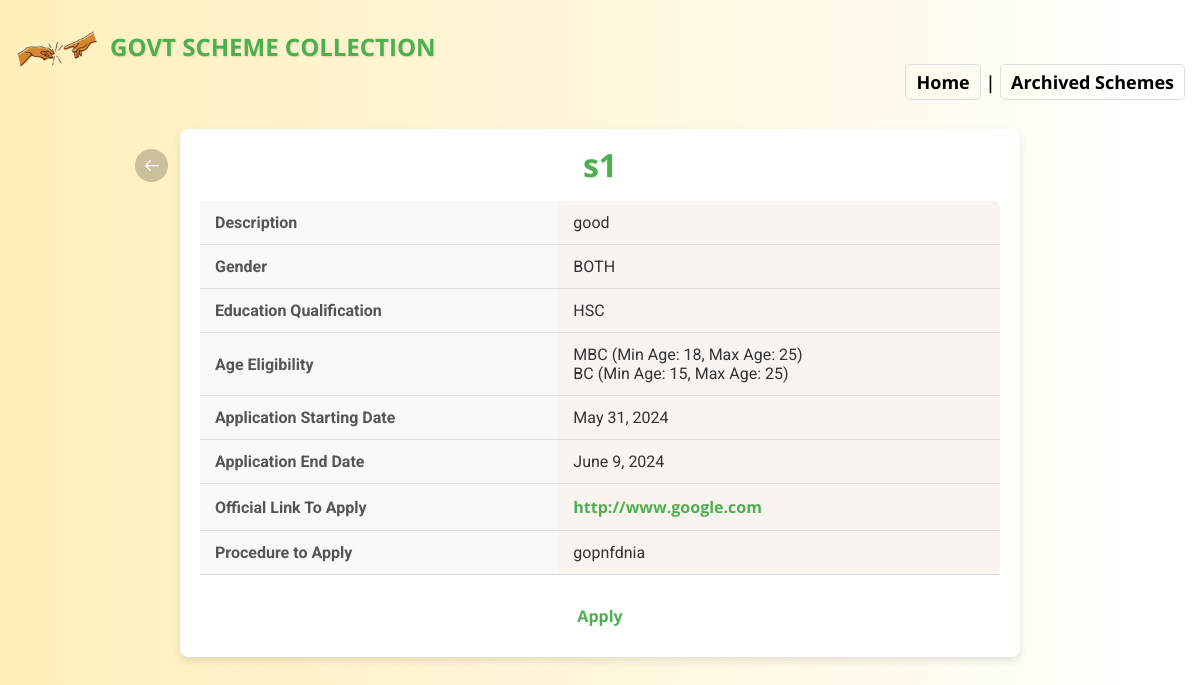
The app's page /scheme/1/ with its own data.
### myapp/models.py (models this page shows, shortened)
class Scheme(models.Model):
    BOTH = 'BOTH'
    FEMALE = 'FEMALE'
    MALE = 'MALE'
    GENDER_CHOICES = [
        (BOTH, 'BOTH'),
        (FEMALE, 'FEMALE'),
        (MALE, 'MALE'),
    ]
    name = models.CharField(max_length=255)
    description = models.TextField()
    gender = models.CharField(
        max_length=20,
        choices=GENDER_CHOICES,
    )
    start_date = models.DateField()
    end_date = models.DateField()
    link = models.URLField()
    procedure_to_apply = models.TextField()
    edu_eligibility = models.ForeignKey(EduEligibility, on_delete=models.CASCADE)
    views = models.PositiveIntegerField(default=0)

class EduEligibility(models.Model):
    SSLC = 'SSLC'
    HSC = 'HSC'
    DIPLOMA = 'DIPLOMA'
    PROFESSIONAL = 'PROFESSIONAL'
    ARTS = 'ARTS'
    PG = 'P.G'
    PHD = 'PH.D'
    EDUCATION_CHOICES = [
        (SSLC, 'SSLC'),
        (HSC, 'HSC'),
        (DIPLOMA, 'Diploma'),
        (PROFESSIONAL, 'Professional'),
        (ARTS, 'ARTS'),
        (PG, 'P.G'),
        (PHD, 'Ph.D'),
    ]
    choice = models.CharField(
        max_length=20,
        choices=EDUCATION_CHOICES,
    )
    def __str__(self):
        return self.choice

class SchemeCasteMapping(models.Model):
    scheme = models.ForeignKey(Scheme, on_delete=models.CASCADE)
    caste = models.ForeignKey(CasteEligibility, on_delete=models.CASCADE)
    min_age = models.IntegerField()
    max_age = models.IntegerField()
    class Meta:
        unique_together = ('scheme', 'caste')

class CasteEligibility(models.Model):
    ALL='ALL_CASTE'
    MBC = 'MBC'
    BC = 'BC'
    OC = 'OC'
    SC = 'SC'
    ST = 'ST'
    CASTE_CHOICES = [
        (ALL,'ALL_CASTE'),
        (MBC, 'MBC'),
        (BC, 'BC'),
        (OC, 'OC'),
        (SC, 'SC'),
        (ST, 'ST'),
    ]
    choice = models.CharField(
        max_length=20,
        choices=CASTE_CHOICES,
        unique=True
    )
    def __str__(self):
        return self.choice

### myapp/views.py (the view)
# urls.py: path('scheme/<int:scheme_id>/', views.scheme_details, name='scheme_details'),
def scheme_details(request, scheme_id):
    scheme = get_object_or_404(Scheme, id=scheme_id)
    casteMapping = SchemeCasteMapping.objects.filter(scheme=scheme)
    scheme.views += 1
    scheme.save()
    return render(request, 'myapp/scheme_details.html', {'scheme': scheme, 'casteMapping': casteMapping})

### myapp/templates/myapp/scheme_details.HTML (shortened to what this page needs)
<!DOCTYPE html>
<html lang="en">
<head>
    {% load static %}
    <link rel="stylesheet" href="{% static 'css/styles.css' %}">
</head>
<body>
    {% include 'myapp/header.html' %}
    <div class="s_container">
        <a href="{% url 'home' %}"><img class="left" src="{% static 'css/left.png' %}" alt="Up Image"></a>
        <h1>{{ scheme.name }}</h1>
        <table>
                <tr>
                    <th>Description</th>
                    <td>{{ scheme.description }}</td>
                </tr>
                <tr>
                    <th>Gender</th>
                    <td>{{ scheme.get_gender_display }}</td>
                </tr>
                <tr>
                    <th>Education Qualification</th>
                    <td>{{ scheme.edu_eligibility }}</td>
                </tr>
                <tr>
                    <th>Age Eligibility</th>
                    <td>
                        {% for caste in casteMapping %}
                            {% if caste.scheme.id == scheme.id %}
                                {{ caste.caste }} (Min Age: {{ caste.min_age }}, Max Age: {{ caste.max_age }})<br>
                            {% endif %}
                        {% endfor %}
                    </td>
                </tr>
                <tr>
                    <th>Application Starting Date</th>
                    <td>{{ scheme.start_date }}</td>
                </tr>
                <tr>
                    <th>Application End Date</th>
                    <td>{{ scheme.end_date }}</td>
                </tr>
                <tr>
                    <th>Official Link To Apply</th>
                    <td><a href="{{ scheme.link }}" target="_blank" class="official-link">{{ scheme.link }}</a></td>
                </tr>
                <tr>
                    <th>Procedure to Apply</th>
                    <td>{{ scheme.procedure_to_apply }}</td>
                </tr>
        </table>
        <a class="back-link" href="{{ scheme.link }}" target="_blank">Apply</a>
    </div>
</body>
</html>

### myapp/templates/myapp/header.html (shortened to what this page needs)
<!DOCTYPE html>
<html lang="en">
<head>
  {% load static %}
  <link rel="stylesheet" href="{% static 'css/styles.css' %}">
</head>
<body>
  <header class="c_container">
    <img src="{% static 'css/logo.png' %}" alt="Logo" class="logo">
    <h2>GOVT SCHEME COLLECTION</h2>
  </header>
  <nav class="container">
    <div class="link">
      <a href="{% url 'home' %}" class="nav-link">Home</a>  |
      <a href="{% url 'archived_schemes' %}" target="_top" class="nav-link">Archived Schemes</a>
    </div>
  </nav>
</body>
</html>

### myapp/static/css/styles.css (style rules this page uses)
body { font-family: 'Roboto', sans-serif; margin: 0; padding: 10; min-height: 100vh; display: flex; flex-direction: column; background: linear-gradient(to right, #FFEFBA, #FFFFFF); color: #333; }
.logo { position: absolute; top: 10px; left: 10px; width: 100px; }
.link { position: absolute; top: 50px; right: 15px; font-size: 18px; font-family: 'Open Sans', sans-serif; font-weight: 600; }
h1, h2 { text-align: center; color: #4CAF50; text-shadow: 1px 1px 2px rgba(0, 0, 0, 0.1); font-family: 'Open Sans', sans-serif; line-height: 1; }
table { margin: auto; background-color: #FAF4F0; padding: 20px; border-radius: 8px; }
a { text-decoration: none; color: #333; font-weight: bold; transition: color 0.3s ease; font-family: 'Open Sans', sans-serif; }

### myapp/templates/myapp/scheme_details.HTML (style rules this page uses)
.s_container { position: relative; max-width: 800px; width: 100%; margin: 40px auto; background-color: #fff; padding: 20px; border-radius: 8px; box-shadow: 0 4px 8px rgba(0, 0, 0, 0.1); }
.left { position: absolute; top: 20px; left: -45px; z-index: 1; }
h1 { color: #4CAF50; text-align: center; font-size: 2em; margin-bottom: 20px; margin-top: 0px; }
table { width: 100%; border-collapse: collapse; margin-top: 20px; }
th, td { padding: 12px 15px; border-bottom: 1px solid #ddd; text-align: left; }
th { background-color: #f9f9f9; color: #555; font-weight: bold; }
a { color: #4CAF50; }
.official-link { color: #4CAF50; font-weight: bold; }
.back-link { display: block; margin-top: 20px; text-align: center; padding: 10px 15px; color: #4CAF50; border-radius: 4px; text-decoration: none; }

### myapp/templates/myapp/header.html (style rules this page uses)
body { font-family: 'Roboto', sans-serif; margin: 0; padding: 20px; background: linear-gradient(to right, #FFEFBA, #FFFFFF); color: #333; }
.container { max-width: 1000px; margin: 0 auto; margin-bottom: 20px; }
.c_container { max-width: 1000px; margin: 0 auto; margin-top: 5px; margin-left: 90px; }
header { display: flex; align-items: center; gap: 10px; padding: 10px 0; margin-bottom: 40px; }
.logo { width: 100px; height: 100px; height: auto; margin-top: 5px; }
h2 { margin: 0; }
nav { display: flex; justify-content: space-between; align-items: center; margin-top: 40px; margin-bottom: 20px; }
.link { font-size: 18px; font-family: 'Open Sans', sans-serif; color: black; margin-top: 20px; }
.link a { text-decoration: none; color: inherit; padding: 5px 10px; border: 1px solid #ddd; border-radius: 5px; transition: background-color 0.2s ease-in-out; }

### records on screen
Scheme: name "s1", description "good", gender "BOTH", edu_eligibility "HSC", start_date "May 31, 2024", end_date "June 9, 2024", link "http://www.google.com", procedure_to_apply "gopnfdnia"
SchemeCasteMapping: caste "MBC", min_age "18", max_age "25"
SchemeCasteMapping: caste "BC", min_age "15", max_age "25"
